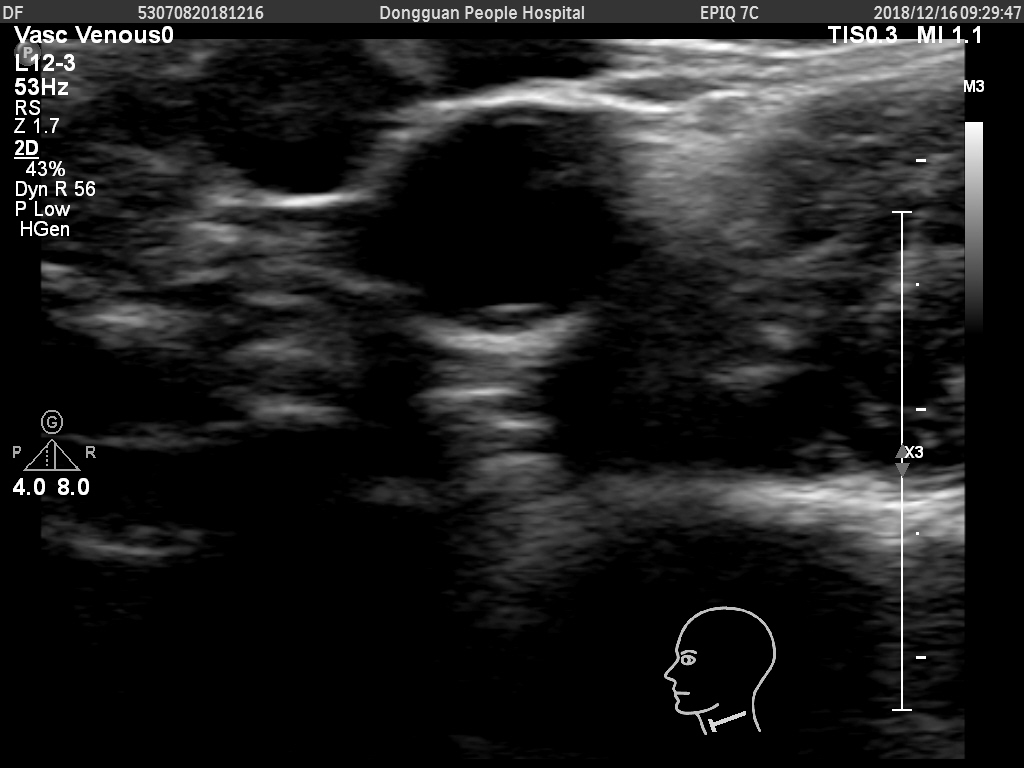
#> input picture AcademicAN/TwoStage/test_tmp/蔡春灵-左-硬化-横切.jpg, 1024 x 768 px, found by its file name
$ python GLGCM.py   (older library calls are emulated)
#> lines starting #> are read from the running program, lines starting #| are printed output that depends on the picture
#> further down, img is the input picture: shape (768, 1024, 3); min 0, max 255, mean 30
'''
@Author: your name
@Date: 2019-12-03 11:04:01
@LastEditTime: 2019-12-03 11:08:34
@LastEditors: Please set LastEditors
@Description: In User Settings Edit
@FilePath: \axjingWorks\workspace\AcademicAN\TwoStage\GLGCM.py
'''
import cv2
import numpy as np
np.set_printoptions(suppress=True)
import matplotlib.pyplot as plt

def glgcm(img_gray, ngrad=16, ngray=16):
    '''Gray Level-Gradient Co-occurrence Matrix,取归一化后的灰度值、梯度值分别为16、16'''
#> called with ngrad = 15, ngray = 15
    # 利用sobel算子分别计算x-y方向上的梯度值
    gsx = cv2.Sobel(img_gray, cv2.CV_64F, 1, 0, ksize=3)
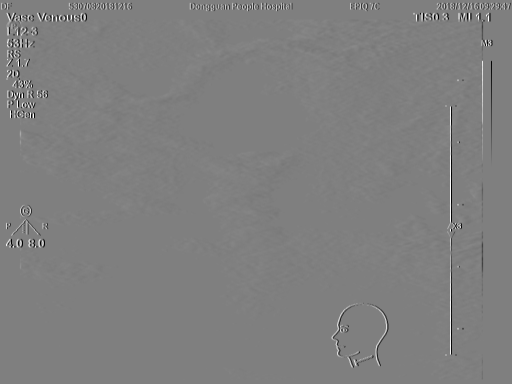
#> gsx: shape (768, 1024) float64 (shown at 1/2 size); min -1020, max 1020, mean 0; drawn with min black and max white
    gsy = cv2.Sobel(img_gray, cv2.CV_64F, 0, 1, ksize=3)
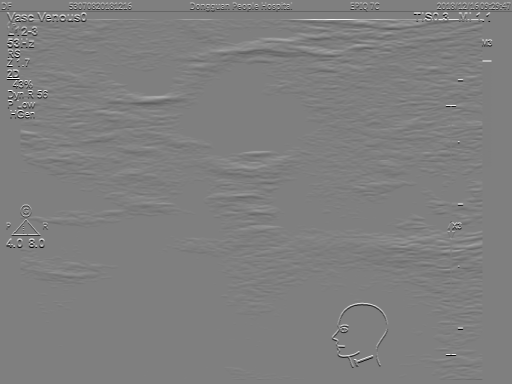
#> gsy: shape (768, 1024) float64 (shown at 1/2 size); min -1020, max 1020, mean -0.5; drawn with min black and max white
    height, width = img_gray.shape
    grad = (gsx ** 2 + gsy ** 2) ** 0.5 # 计算梯度值
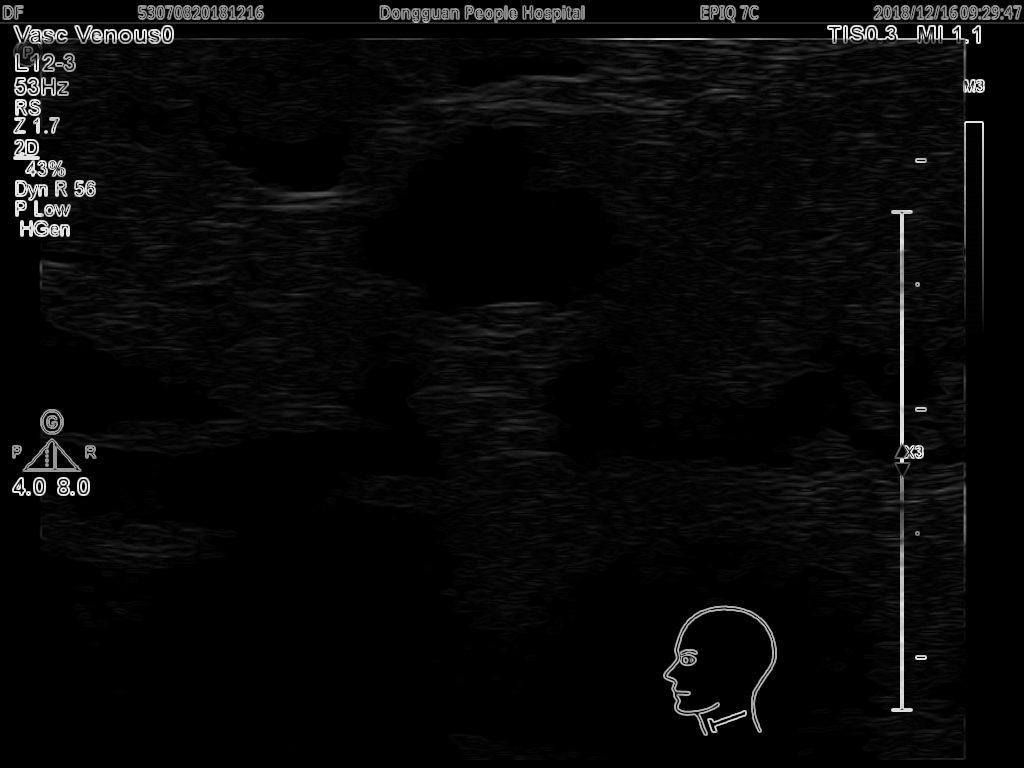
#> grad: shape (768, 1024) float64; min 0, max 1139.5, mean 40.3; drawn with min black and max white
    grad = np.asarray(1.0 * grad * (ngrad-1) / grad.max(), dtype=np.int16)
    gray = np.asarray(1.0 * img_gray * (ngray-1) / img_gray.max(), dtype=np.int16) # 0-255变换为0-15
    gray_grad = np.zeros([ngray + 1, ngrad + 1]) # 灰度梯度共生矩阵
    for i in range(height):
        for j in range(width):
            gray_value = gray[i][j]
            grad_value = grad[i][j]
            gray_grad[gray_value][grad_value] += 1
    gray_grad = 1.0 * gray_grad / (height * width) # 归一化灰度梯度矩阵，减少计算量
    glgcm_features = get_glgcm_features(gray_grad)
    return glgcm_features

def get_glgcm_features(mat):
    '''根据灰度梯度共生矩阵计算纹理特征量，包括小梯度优势，大梯度优势，灰度分布不均匀性，梯度分布不均匀性，能量，灰度平均，梯度平均，
    灰度方差，梯度方差，相关，灰度熵，梯度熵，混合熵，惯性，逆差矩'''
    sum_mat = mat.sum()
#> sum_mat = 1
    small_grads_dominance = big_grads_dominance = gray_asymmetry = grads_asymmetry = energy = gray_mean = grads_mean = 0
    gray_variance = grads_variance = corelation = gray_entropy = grads_entropy = entropy = inertia = differ_moment = 0
    for i in range(mat.shape[0]):
        gray_variance_temp = 0
        for j in range(mat.shape[1]):
            small_grads_dominance += mat[i][j] / ((j + 1) ** 2)
            big_grads_dominance += mat[i][j] * j ** 2
            energy += mat[i][j] ** 2
            if mat[i].sum() != 0:
                gray_entropy -= mat[i][j] * np.log(mat[i].sum())
            if mat[:, j].sum() != 0:
                grads_entropy -= mat[i][j] * np.log(mat[:, j].sum())
            if mat[i][j] != 0:
                entropy -= mat[i][j] * np.log(mat[i][j])
                inertia += (i - j) ** 2 * np.log(mat[i][j])
            differ_moment += mat[i][j] / (1 + (i - j) ** 2)
            gray_variance_temp += mat[i][j] ** 0.5

        gray_asymmetry += mat[i].sum() ** 2
        gray_mean += i * mat[i].sum() ** 2
        gray_variance += (i - gray_mean) ** 2 * gray_variance_temp
#> this loop made 16 passes
#> (gray_asymmetry, gray_mean, gray_variance) on passes 1 to 8: (0.376, 0, 0), (0.385, 0.00915, 0.476), (0.396, 0.0299, 2.72), (0.399, 0.0389, 6.35), (0.4, 0.0436, 11.65), (0.4, 0.0457, 19.04), (0.401, 0.0473, 28.82), (0.401, 0.0492, 41.92)
#> after the loop, big_grads_dominance = 2.11; differ_moment = 0.691; energy = 0.379; entropy = 1.83; grads_entropy = 0.434; gray_asymmetry = 0.401; gray_entropy = 1.47; gray_mean = 0.0528; gray_variance = 239.7; inertia = -58148.2; small_grads_dominance = 0.929
    for j in range(mat.shape[1]):
        grads_variance_temp = 0
        for i in range(mat.shape[0]):
            grads_variance_temp += mat[i][j] ** 0.5
        grads_asymmetry += mat[:, j].sum() ** 2
        grads_mean += j * mat[:, j].sum() ** 2
        grads_variance += (j - grads_mean) ** 2 * grads_variance_temp
#> this loop made 16 passes
#> (grads_asymmetry, grads_mean, grads_variance) on passes 1 to 8: (0.84, 0, 0), (0.842, 0.00196, 0.749), (0.842, 0.00218, 2.21), (0.842, 0.0022, 3.98), (0.842, 0.00222, 6.65), (0.842, 0.00224, 10.84), (0.842, 0.00228, 17.35), (0.842, 0.00234, 26.96)
#> after the loop, grads_asymmetry = 0.842; grads_mean = 0.00286; grads_variance = 129
    small_grads_dominance /= sum_mat
    big_grads_dominance /= sum_mat
    gray_asymmetry /= sum_mat
    grads_asymmetry /= sum_mat
    gray_variance = gray_variance ** 0.5
#> gray_variance = 15.48
    grads_variance = grads_variance ** 0.5
#> grads_variance = 11.36
    for i in range(mat.shape[0]):
        for j in range(mat.shape[1]):
            corelation += (i - gray_mean) * (j - grads_mean) * mat[i][j]
#> after the loop, corelation = 1.71
    glgcm_features = [small_grads_dominance, big_grads_dominance, gray_asymmetry, grads_asymmetry, energy, gray_mean, grads_mean,
        gray_variance, grads_variance, corelation, gray_entropy, grads_entropy, entropy, inertia, differ_moment]
#> glgcm_features = [0.929, 2.11, 0.401, 0.842, 0.379, 0.0528, 0.00286, 15.48, 11.36, 1.71, 1.47, 0.434, 1.83, -58148.2, 0.691]
    return np.round(glgcm_features, 4)

if __name__=='__main__':
    fp = './test_tmp/hist/蔡春灵-左-硬化-横切.jpg'
    img = cv2.imread(fp)
    img_gray = cv2.cvtColor(img, cv2.COLOR_BGR2GRAY)
    glgcm_features = glgcm(img_gray, 15, 15)
#> in glgcm, `glgcm_features = get_glgcm_features(gray_grad)`: glgcm_features = [0.929, 2.11, 0.401, 0.842, 0.379, 0.0528, 0.0029, 15.48, 11.36, 1.71, 1.47, 0.434, 1.83, -58148.2, 0.691]
    print(glgcm_features)
#| [     0.9295      2.1138      0.4013      0.8424      0.3793      0.0528
#|       0.0029     15.4817     11.3598      1.7092      1.4747      0.4337
#|       1.8301 -58148.2227      0.6914]
#> (the run stopped early here; a loop or call above may not have finished)

$ run again, with AcademicAN/TwoStage/test_tmp/蔡一凡-右-硬化-横切.jpg copied over AcademicAN/TwoStage/test_tmp/蔡春灵-左-硬化-横切.jpg
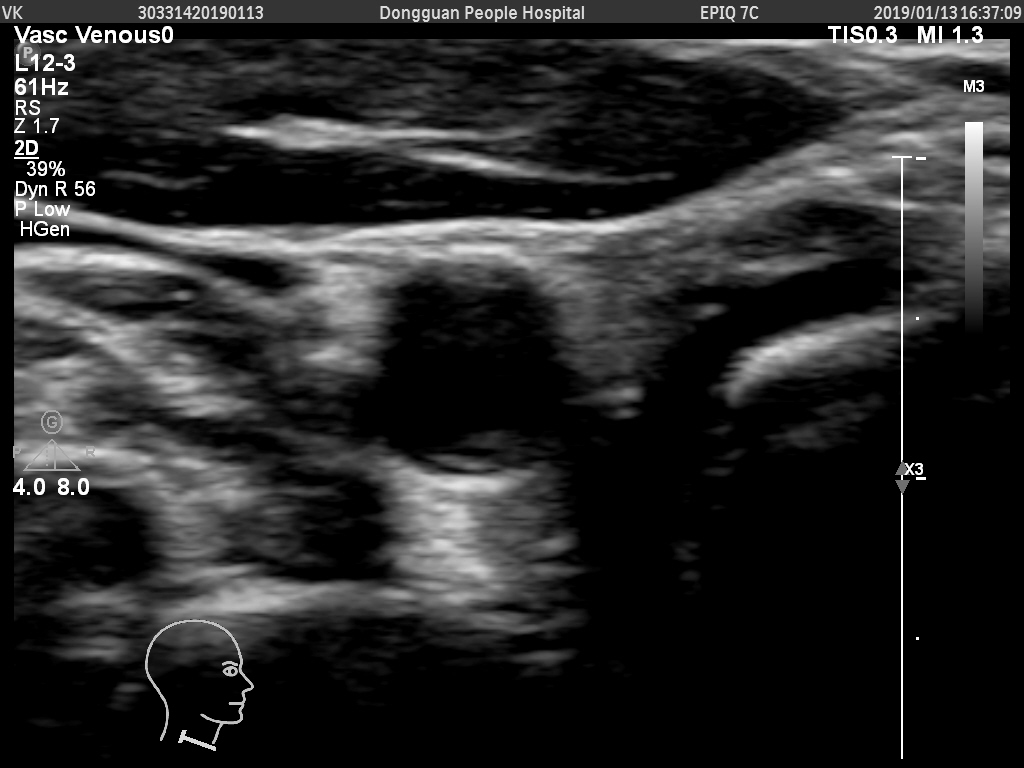
#> input picture AcademicAN/TwoStage/test_tmp/蔡一凡-右-硬化-横切.jpg, 1024 x 768 px, found by its file name
#> img is the input picture: shape (768, 1024, 3); min 0, max 255, mean 40.3
#> in glgcm, `gsy = cv2.Sobel(img_gray, cv2.CV_64F, 0, 1, ksize=3)`:
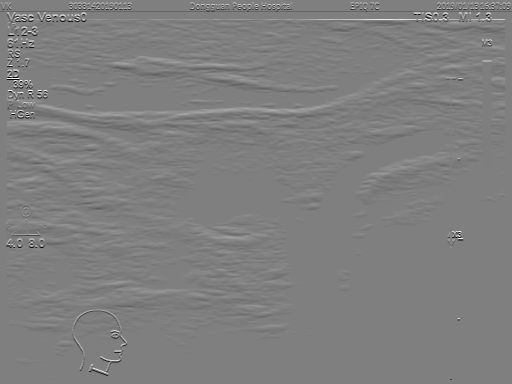
#> gsy: shape (768, 1024) float64 (shown at 1/2 size); min -1020, max 1020, mean -0.5; drawn with min black and max white
#> in glgcm, `grad = (gsx ** 2 + gsy ** 2) ** 0.5`:
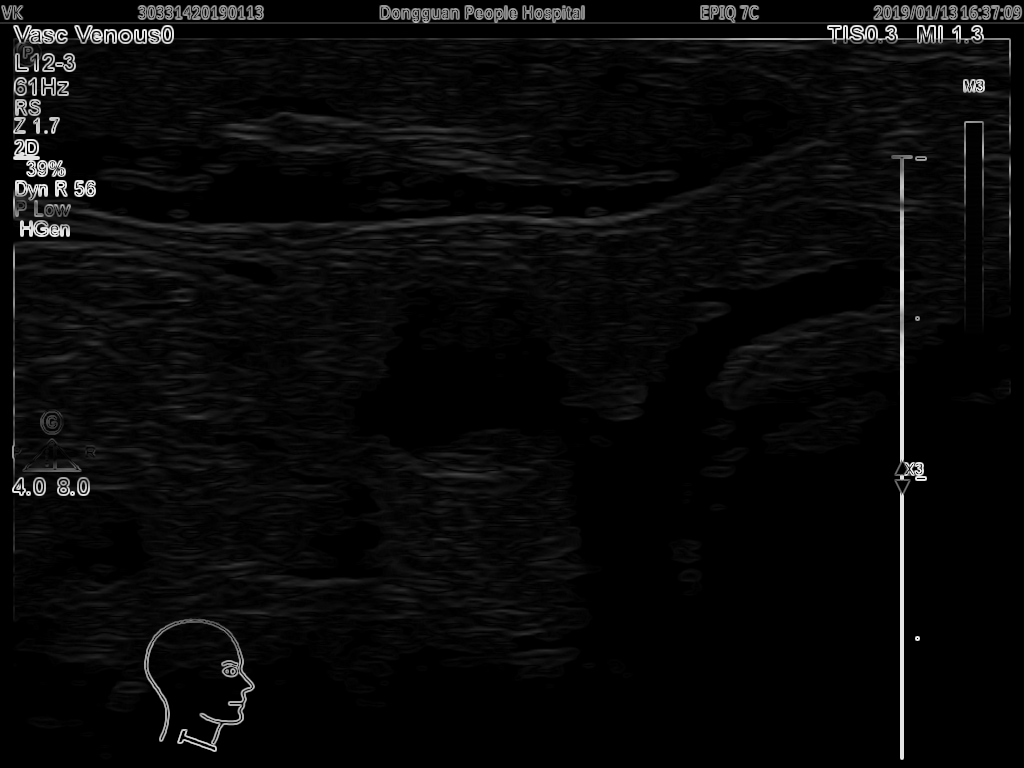
#> grad: shape (768, 1024) float64; min 0, max 1137.3, mean 43.9; drawn with min black and max white
#> sum_mat = 1
#> the loop in get_glgcm_features, `for i in range(mat.shape[0]):` made 16 passes
#> (gray_asymmetry, gray_mean, gray_variance) on passes 1 to 8: (0.286, 0, 0), (0.294, 0.0072, 0.469), (0.303, 0.0263, 2.79), (0.307, 0.0369, 6.74), (0.31, 0.0481, 13.23), (0.311, 0.0569, 22.97), (0.312, 0.0636, 35.77), (0.313, 0.0689, 52.23)
#> after the loop in get_glgcm_features, `for i in range(mat.shape[0]):`: big_grads_dominance = 2.03; differ_moment = 0.614; energy = 0.293; entropy = 2.16; grads_entropy = 0.498; gray_asymmetry = 0.314; gray_entropy = 1.74; gray_mean = 0.0774; gray_variance = 255.6; inertia = -59489.1; small_grads_dominance = 0.913
#> the loop in get_glgcm_features, `for j in range(mat.shape[1]):` made 16 passes
#> (grads_asymmetry, grads_mean, grads_variance) on passes 1 to 8: (0.802, 0, 0), (0.806, 0.00383, 0.872), (0.806, 0.00424, 2.57), (0.806, 0.00428, 4.58), (0.806, 0.0043, 7.36), (0.806, 0.00433, 11.91), (0.806, 0.00438, 18.68), (0.806, 0.00443, 28.32)
#> after the loop in get_glgcm_features, `for j in range(mat.shape[1]):`: grads_asymmetry = 0.806; grads_mean = 0.00489; grads_variance = 124.5
#> in get_glgcm_features, `gray_variance = gray_variance ** 0.5`: gray_variance = 15.99
#> in get_glgcm_features, `grads_variance = grads_variance ** 0.5`: grads_variance = 11.16
#> after the loop in get_glgcm_features, `for i in range(mat.shape[0]):`: corelation = 1.8
#> in get_glgcm_features, `glgcm_features = [small_grads_dominance, big_grads_dominance, gray_asy..`: glgcm_features = [0.913, 2.03, 0.314, 0.806, 0.293, 0.0774, 0.00489, 15.99, 11.16, 1.8, 1.74, 0.498, 2.16, -59489.1, 0.614]
#> in glgcm, `glgcm_features = get_glgcm_features(gray_grad)`: glgcm_features = [0.913, 2.03, 0.314, 0.806, 0.293, 0.0774, 0.0049, 15.99, 11.16, 1.8, 1.74, 0.498, 2.16, -59489.1, 0.614]
#| [     0.9131      2.0294      0.3141      0.8059      0.2933      0.0774
#|       0.0049     15.9885     11.1593      1.7993      1.7357      0.4984
#|       2.1552 -59489.0813      0.6139]

$ run again, with AcademicAN/TwoStage/test_tmp/蔡春灵-右-硬化-横切.jpg copied over AcademicAN/TwoStage/test_tmp/蔡春灵-左-硬化-横切.jpg
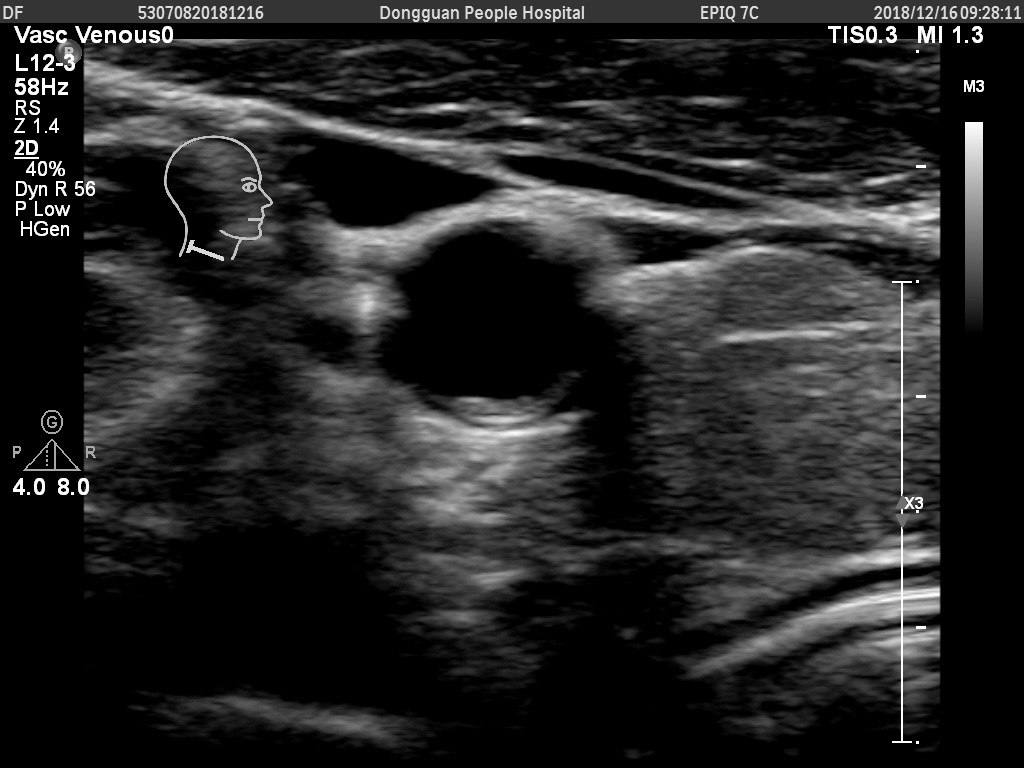
#> input picture AcademicAN/TwoStage/test_tmp/蔡春灵-右-硬化-横切.jpg, 1024 x 768 px, found by its file name
#> img is the input picture: shape (768, 1024, 3); min 0, max 255, mean 36.4
#> in glgcm, `gsy = cv2.Sobel(img_gray, cv2.CV_64F, 0, 1, ksize=3)`:
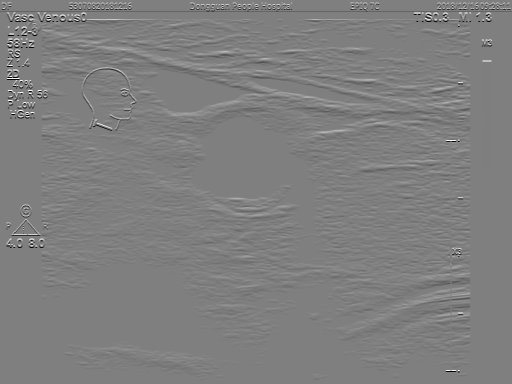
#> gsy: shape (768, 1024) float64 (shown at 1/2 size); min -1020, max 1020, mean -0.5; drawn with min black and max white
#> in glgcm, `grad = (gsx ** 2 + gsy ** 2) ** 0.5`:
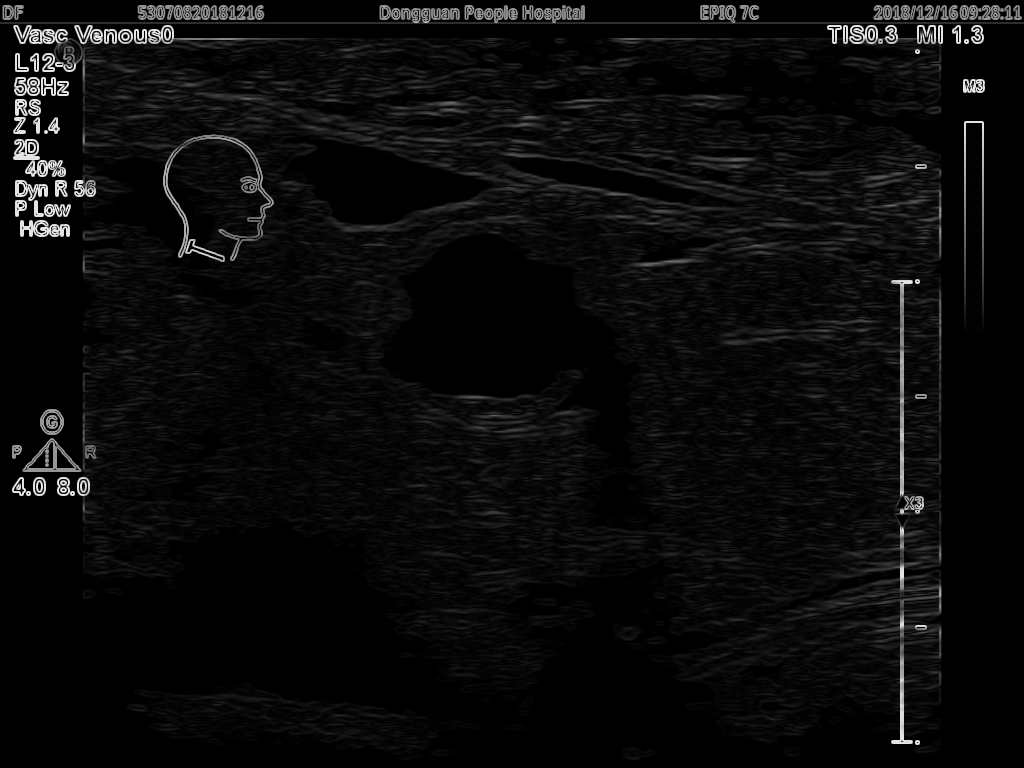
#> grad: shape (768, 1024) float64; min 0, max 1137.3, mean 50.4; drawn with min black and max white
#> sum_mat = 1
#> the loop in get_glgcm_features, `for i in range(mat.shape[0]):` made 16 passes
#> (gray_asymmetry, gray_mean, gray_variance) on passes 1 to 8: (0.275, 0, 0), (0.285, 0.0098, 0.529), (0.298, 0.0377, 3.05), (0.305, 0.0559, 7.62), (0.308, 0.0699, 14.7), (0.309, 0.076, 24.35), (0.31, 0.079, 35.9), (0.31, 0.0813, 50.46)
#> after the loop in get_glgcm_features, `for i in range(mat.shape[0]):`: big_grads_dominance = 2.18; differ_moment = 0.618; energy = 0.277; entropy = 2.2; grads_entropy = 0.606; gray_asymmetry = 0.311; gray_entropy = 1.69; gray_mean = 0.0851; gray_variance = 243.9; inertia = -59718.4; small_grads_dominance = 0.885
#> the loop in get_glgcm_features, `for j in range(mat.shape[1]):` made 16 passes
#> (grads_asymmetry, grads_mean, grads_variance) on passes 1 to 8: (0.741, 0, 0), (0.748, 0.00738, 0.977), (0.748, 0.0083, 3.02), (0.748, 0.0084, 5.56), (0.748, 0.00843, 8.75), (0.748, 0.00846, 13.33), (0.749, 0.00851, 20.29), (0.749, 0.00858, 30.53)
#> after the loop in get_glgcm_features, `for j in range(mat.shape[1]):`: grads_asymmetry = 0.749; grads_mean = 0.00908; grads_variance = 126.8
#> in get_glgcm_features, `gray_variance = gray_variance ** 0.5`: gray_variance = 15.62
#> in get_glgcm_features, `grads_variance = grads_variance ** 0.5`: grads_variance = 11.26
#> after the loop in get_glgcm_features, `for i in range(mat.shape[0]):`: corelation = 1.9
#> in get_glgcm_features, `glgcm_features = [small_grads_dominance, big_grads_dominance, gray_asy..`: glgcm_features = [0.885, 2.18, 0.311, 0.749, 0.277, 0.0851, 0.00908, 15.62, 11.26, 1.9, 1.69, 0.606, 2.2, -59718.4, 0.618]
#> in glgcm, `glgcm_features = get_glgcm_features(gray_grad)`: glgcm_features = [0.885, 2.18, 0.31, 0.749, 0.277, 0.0851, 0.0091, 15.62, 11.26, 1.9, 1.69, 0.606, 2.21, -59718.4, 0.618]
#| [     0.8852      2.1806      0.3105      0.7486      0.277       0.0851
#|       0.0091     15.616      11.2608      1.8974      1.6855      0.606
#|       2.205  -59718.3855      0.6184]
